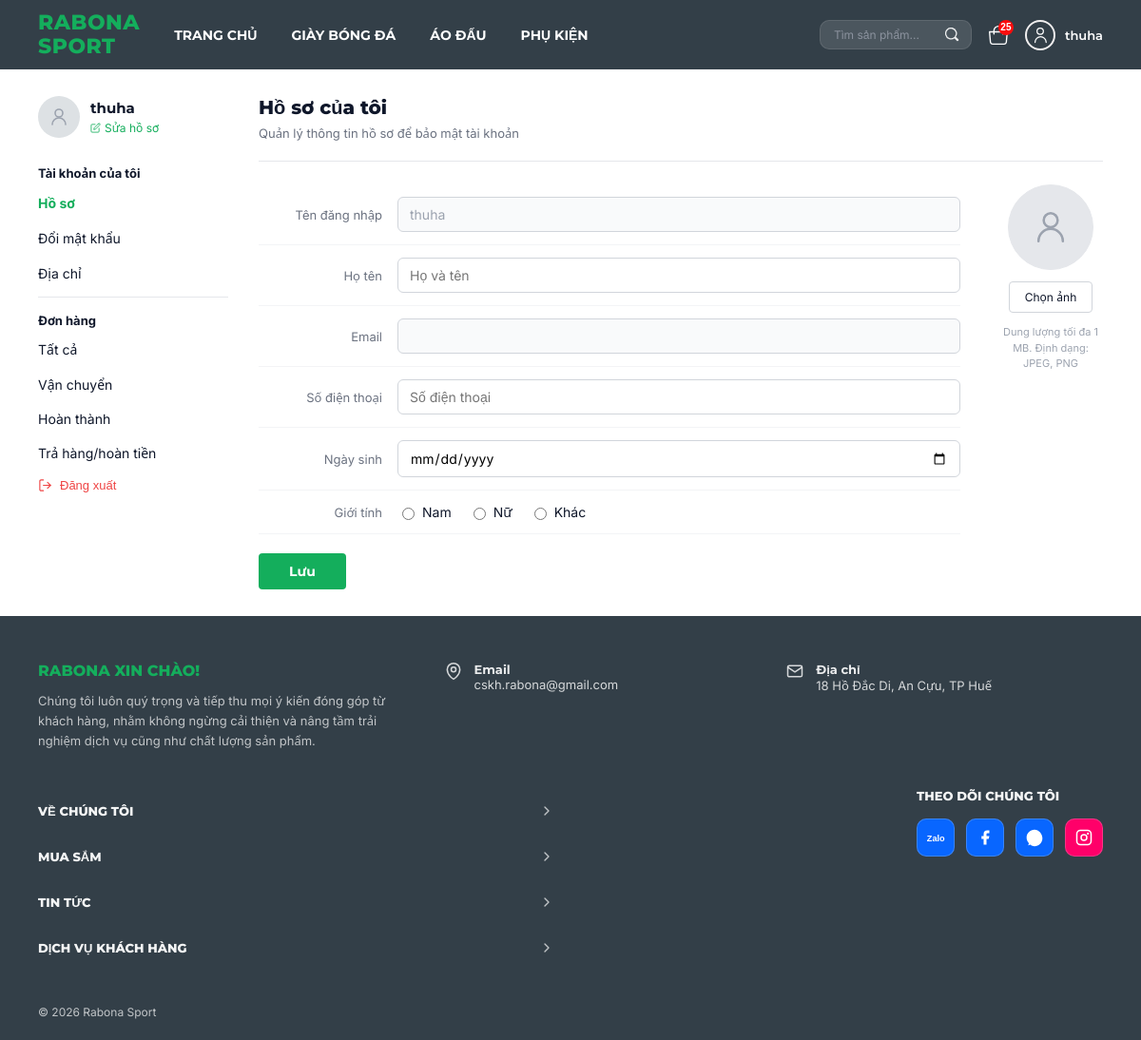
/profile/ (signed in), run on the app's committed database.
### store/models.py (models this page shows, shortened)
class UserProfile(models.Model):
    user       = models.OneToOneField(User, on_delete=models.CASCADE, related_name='profile')
    full_name  = models.CharField(max_length=150, blank=True, verbose_name='Họ và tên')
    phone      = models.CharField(max_length=15, blank=True, verbose_name='Số điện thoại')
    dob        = models.DateField(null=True, blank=True, verbose_name='Ngày sinh')
    gender     = models.CharField(
        max_length=10,
        choices=[('male', 'Nam'), ('female', 'Nữ'), ('other', 'Khác')],
        blank=True, verbose_name='Giới tính'
    )
    avatar     = models.ImageField(upload_to='avatars/', blank=True, null=True, verbose_name='Ảnh đại diện')
    class Meta:
        verbose_name = 'Hồ sơ người dùng'
        verbose_name_plural = 'Hồ sơ người dùng'

### store/views.py (the view, shortened to what this page needs)
# urls.py: path('profile/', views.profile, name='profile'),
@login_required
def profile(request):
    profile_obj, _ = UserProfile.objects.get_or_create(user=request.user)
    addresses = Address.objects.filter(user=request.user)
    return render(request, 'store/profile.html', {
        'profile': profile_obj,
        'addresses': addresses,
    })

### store/context_processors.py (called while the page is built)
def cart_count(request):
    count = 0
    if request.user.is_authenticated:
        try:
            count = request.user.cart.total_items
        except Cart.DoesNotExist:
            pass
    return {'cart_count': count}

### store/models.py (called while the page is built)
    @property
    def total_items(self):
        return sum(item.quantity for item in self.items.all())

### templates/store/profile.html (shortened to what this page needs)
{% extends "store/base.html" %}
{% load static %}
{% block content %}
<div class="pg-wrap">
  <aside class="sidebar">
    <div class="sb-user">
      <div class="sb-avatar">
        <svg id="sbAvatarIcon" width="24" height="24" viewBox="0 0 24 24" fill="none">
          <circle cx="12" cy="8" r="4" stroke="#9ca3af" stroke-width="1.6"/>
          <path d="M5 20c0-3.866 3.134-7 7-7s7 3.134 7 7" stroke="#9ca3af" stroke-width="1.6" stroke-linecap="round"/>
        </svg>
      </div>
      <div>
        <div class="sb-uname">{{ user.username }}</div>
        <a class="sb-edit" href="#" onclick="switchTab('profile');return false;" style="color:#14ae5c;">
          <svg width="11" height="11" viewBox="0 0 24 24" fill="none">
            <path d="M11 4H4a2 2 0 00-2 2v14a2 2 0 002 2h14a2 2 0 002-2v-7" stroke="#14ae5c" stroke-width="1.8" stroke-linecap="round"/>
            <path d="M18.5 2.5a2.121 2.121 0 013 3L12 15l-4 1 1-4 9.5-9.5z" stroke="#14ae5c" stroke-width="1.8" stroke-linecap="round"/>
          </svg>
          Sửa hồ sơ
        </a>
      </div>
    </div>
    <div class="sb-group-title">Tài khoản của tôi</div>
    <a class="sb-link active" id="lnk-profile" href="#" onclick="switchTab('profile');return false;">Hồ sơ</a>
    <a class="sb-link" id="lnk-password" href="#" onclick="switchTab('password');return false;">Đổi mật khẩu</a>
    <a class="sb-link" id="lnk-address" href="#" onclick="switchTab('address');return false;">Địa chỉ</a>
    <div class="sb-divider"></div>
    <div class="sb-group-title">Đơn hàng</div>
    <a class="sb-link" href="{% url 'store:order_list' %}">Tất cả</a>
    <a class="sb-link" href="{% url 'store:order_list' %}?status=shipping">Vận chuyển</a>
    <a class="sb-link" href="{% url 'store:order_list' %}?status=completed">Hoàn thành</a>
    <a class="sb-link" href="{% url 'store:order_list' %}?status=returning">Trả hàng/hoàn tiền</a>
      <button type="submit" class="sb-link" style="background:none;border:none;cursor:pointer;padding:8px 0;width:100%;text-align:left;display:flex;align-items:center;gap:8px;color:#ef4444;font-size:13px;">
        Đăng xuất
      </button>
  </aside>
    <div class="tab-panel active" id="tab-profile">
      <div class="cc-title">Hồ sơ của tôi</div>
      <div class="cc-sub">Quản lý thông tin hồ sơ để bảo mật tài khoản</div>
      <div class="cc-divider"></div>
      <form method="post" action="{% url 'store:profile' %}" enctype="multipart/form-data">
        <div class="profile-layout">
          <div class="profile-fields">
            <div class="pf-row">
              <span class="pf-label">Tên đăng nhập</span>
              <input class="pf-input" type="text" value="{{ user.username }}" readonly style="background:#f9fafb;color:#9ca3af;" />
            </div>
            <div class="pf-row">
              <span class="pf-label">Họ tên</span>
              <input class="pf-input" name="full_name" type="text" value="{{ profile.full_name }}" placeholder="Họ và tên" />
            </div>
            <div class="pf-row">
              <span class="pf-label">Email</span>
              <input class="pf-input" type="email" value="{{ user.email }}" readonly style="background:#f9fafb;color:#9ca3af;" />
            </div>
            <div class="pf-row">
              <span class="pf-label">Số điện thoại</span>
              <input class="pf-input" name="phone" type="tel" value="{{ profile.phone }}" placeholder="Số điện thoại" />
            </div>
            <div class="pf-row">
              <span class="pf-label">Ngày sinh</span>
              <input class="pf-input" name="dob" type="date" value="{{ profile.dob|date:'Y-m-d' }}" />
            </div>
            <div class="pf-row">
              <span class="pf-label">Giới tính</span>
              <div class="pf-radio">
                <label><input type="radio" name="gender" value="male" {% if profile.gender == 'male' %}checked{% endif %} /> Nam</label>
                <label><input type="radio" name="gender" value="female" {% if profile.gender == 'female' %}checked{% endif %} /> Nữ</label>
                <label><input type="radio" name="gender" value="other" {% if profile.gender == 'other' %}checked{% endif %} /> Khác</label>
              </div>
            </div>
            <button type="submit" class="btn-save">Lưu</button>
          </div>
          <div class="avatar-area">
            <div class="profile-avatar">
              {% if profile.avatar %}
              <img src="{{ profile.avatar.url }}" style="width:100%;height:100%;object-fit:cover;" />
              {% else %}
              <svg width="44" height="44" viewBox="0 0 24 24" fill="none">
                <circle cx="12" cy="8" r="4" stroke="#9ca3af" stroke-width="1.4"/>
                <path d="M5 20c0-3.866 3.134-7 7-7s7 3.134 7 7" stroke="#9ca3af" stroke-width="1.4" stroke-linecap="round"/>
              </svg>
              {% endif %}
            </div>
            <label class="btn-choose">Chọn ảnh
            </label>
            <div class="avatar-hint">Dung lượng tối đa 1 MB. Định dạng: JPEG, PNG</div>
          </div>
        </div>
      </form>
    </div>
</div>
{% endblock %}

### templates/store/base.html (shortened to what this page needs)
{% load static %}
<!doctype html>
<html lang="vi">
<head>
</head>
<body>
<header class="site-header">
  <div class="container header-inner">
    <a class="logo" href="{% url 'store:home' %}"><span>RABONA</span><span>SPORT</span></a>
    <nav class="nav-desktop">
      <a class="nav-link {% block nav_home %}{% endblock %}" href="{% url 'store:home' %}">TRANG CHỦ</a>
      <a class="nav-link {% block nav_giay %}{% endblock %}" href="{% url 'store:product_list' %}?category=giay-bong-da">GIÀY BÓNG ĐÁ</a>
      <a class="nav-link {% block nav_quan_ao %}{% endblock %}" href="{% url 'store:product_list' %}?category=ao-dau">ÁO ĐẤU</a>
      <a class="nav-link {% block nav_phu_kien %}{% endblock %}" href="{% url 'store:product_list' %}?category=phu-kien">PHỤ KIỆN</a>
    </nav>
    <div class="header-actions">
      <form class="search" method="get" action="{% url 'store:product_list' %}">
        <input type="text" name="q" placeholder="Tìm sản phẩm..." value="{{ request.GET.q }}" />
        <button type="submit" style="background:none;border:none;cursor:pointer;display:flex;align-items:center;padding:0;">
          <svg width="15" height="15" viewBox="0 0 16 16" fill="none"><path d="M14.35 13.65L11.22 10.52A6 6 0 1 0 10.52 11.22l3.13 3.13a.5.5 0 0 0 .7-.7z" stroke="white" stroke-opacity="0.9" stroke-width="1.4" stroke-linecap="round"/></svg>
        </button>
      </form>
      {% if user.is_authenticated %}
      <button class="icon-btn" aria-label="Giỏ hàng" onclick="openCart()" style="position:relative;">
        <span id="cartBadge" style="position:absolute;top:4px;right:4px;background:var(--brand-red);color:#fff;border-radius:50%;width:16px;height:16px;font-size:10px;font-weight:700;display:none;align-items:center;justify-content:center;"></span>
      </button>
      <div class="user-info" style="position:relative;" id="userDropdownWrap">
        <div class="user-avatar" onclick="toggleUserDropdown()" style="cursor:pointer;">
          <svg width="20" height="20" viewBox="0 0 24 24" fill="none"><circle cx="12" cy="7" r="4" stroke="white" stroke-width="1.5"/><path d="M5.5 21C5.5 17.134 8.634 14 12.5 14C16.366 14 19.5 17.134 19.5 21" stroke="white" stroke-width="1.5" stroke-linecap="round"/></svg>
        </div>
        <span class="user-name" onclick="toggleUserDropdown()" style="cursor:pointer;">{{ user.username }}</span>
      </div>
      {% endif %}
    </div>
  </div>
</header>
{% block content %}{% endblock %}
<footer class="site-footer">
  <div class="footer-wrap">
    <div class="footer-row1">
      <div>
        <div class="footer-title">RABONA XIN CHÀO!</div>
        <p class="footer-desc">Chúng tôi luôn quý trọng và tiếp thu mọi ý kiến đóng góp từ khách hàng, nhằm không ngừng cải thiện và nâng tầm trải nghiệm dịch vụ cũng như chất lượng sản phẩm.</p>
      </div>
      <div class="footer-contact">
        <svg width="20" height="20" viewBox="0 0 24 24" fill="none"><path d="M12 22s8-4.5 8-12a8 8 0 10-16 0c0 7.5 8 12 8 12z" stroke="rgba(255,255,255,0.8)" stroke-width="1.8"/><circle cx="12" cy="10" r="3" stroke="rgba(255,255,255,0.8)" stroke-width="1.8"/></svg>
        <div><div class="label">Email</div><div class="value">cskh.rabona@gmail.com</div></div>
      </div>
      <div class="footer-contact">
        <svg width="20" height="20" viewBox="0 0 24 24" fill="none"><rect x="3" y="5" width="18" height="14" rx="2" stroke="rgba(255,255,255,0.8)" stroke-width="1.8"/><path d="M3 7l9 6 9-6" stroke="rgba(255,255,255,0.8)" stroke-width="1.8" stroke-linejoin="round"/></svg>
        <div><div class="label">Địa chỉ</div><div class="value">18 Hồ Đắc Di, An Cựu, TP Huế</div></div>
      </div>
    </div>
    <div class="footer-row2">
      <div>
        <div class="footer-menu-item"><span>VỀ CHÚNG TÔI</span><svg width="16" height="16" viewBox="0 0 24 24" fill="none"><path d="M9 18l6-6-6-6" stroke="rgba(255,255,255,0.7)" stroke-width="2" stroke-linecap="round" stroke-linejoin="round"/></svg></div>
        <div class="footer-menu-item"><span>MUA SẮM</span><svg width="16" height="16" viewBox="0 0 24 24" fill="none"><path d="M9 18l6-6-6-6" stroke="rgba(255,255,255,0.7)" stroke-width="2" stroke-linecap="round" stroke-linejoin="round"/></svg></div>
        <div class="footer-menu-item"><span>TIN TỨC</span><svg width="16" height="16" viewBox="0 0 24 24" fill="none"><path d="M9 18l6-6-6-6" stroke="rgba(255,255,255,0.7)" stroke-width="2" stroke-linecap="round" stroke-linejoin="round"/></svg></div>
        <div class="footer-menu-item"><span>DỊCH VỤ KHÁCH HÀNG</span><svg width="16" height="16" viewBox="0 0 24 24" fill="none"><path d="M9 18l6-6-6-6" stroke="rgba(255,255,255,0.7)" stroke-width="2" stroke-linecap="round" stroke-linejoin="round"/></svg></div>
      </div>
      <div class="footer-follow">
        <div class="footer-follow-title">THEO DÕI CHÚNG TÔI</div>
        <div class="social-row">
          <div class="social-btn" style="background:#0866FF;"><svg width="20" height="20" viewBox="0 0 24 24"><text x="1" y="17" font-family="Arial" font-weight="bold" font-size="11" fill="white">Zalo</text></svg></div>
          <div class="social-btn" style="background:#0866FF;"><svg width="18" height="18" viewBox="0 0 24 24" fill="white"><path d="M18 2h-3a5 5 0 00-5 5v3H7v4h3v8h4v-8h3l1-4h-4V7a1 1 0 011-1h3z"/></svg></div>
          <div class="social-btn" style="background:#0866FF;"><svg width="20" height="20" viewBox="0 0 24 24" fill="white"><path d="M12 2C6.48 2 2 6.48 2 12c0 2.76 1.12 5.26 2.93 7.07L4 22l2.93-.93C8.74 22.88 10.29 23 12 23c5.52 0 10-4.48 10-10S17.52 2 12 2z"/></svg></div>
          <div class="social-btn" style="background:#FF0069;"><svg width="18" height="18" viewBox="0 0 24 24" fill="none"><rect x="2" y="2" width="20" height="20" rx="5" stroke="white" stroke-width="2"/><circle cx="12" cy="12" r="4" stroke="white" stroke-width="2"/><circle cx="17.5" cy="6.5" r="1.5" fill="white"/></svg></div>
        </div>
      </div>
    </div>
    <div class="footer-row3">© 2026 Rabona Sport</div>
  </div>
</footer>
</body>
</html>

### data on the page
UserProfile: gender "☐ Nam", gender "☐ Nữ", gender "☐ Khác"

### other printed values
{{ user.username }} "thuha"
